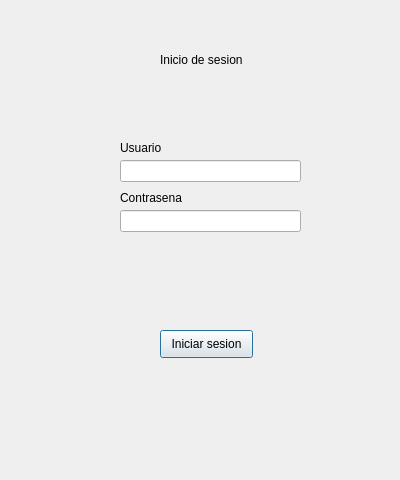
<?xml version="1.0" encoding="UTF-8"?>
<ui version="4.0">
 <class>Dialog</class>
 <widget class="QDialog" name="Dialog">
  <property name="geometry">
   <rect>
    <x>0</x>
    <y>0</y>
    <width>400</width>
    <height>480</height>
   </rect>
  </property>
  <property name="windowTitle">
   <string>Dialog</string>
  </property>
  <widget class="QWidget" name="widget" native="true">
   <property name="geometry">
    <rect>
     <x>0</x>
     <y>0</y>
     <width>401</width>
     <height>481</height>
    </rect>
   </property>
   <widget class="QLabel" name="label">
    <property name="geometry">
     <rect>
      <x>120</x>
      <y>140</y>
      <width>55</width>
      <height>16</height>
     </rect>
    </property>
    <property name="text">
     <string>Usuario</string>
    </property>
   </widget>
   <widget class="QLabel" name="label_2">
    <property name="geometry">
     <rect>
      <x>120</x>
      <y>190</y>
      <width>71</width>
      <height>16</height>
     </rect>
    </property>
    <property name="text">
     <string>Contrasena</string>
    </property>
   </widget>
   <widget class="QLineEdit" name="lne_usuario">
    <property name="geometry">
     <rect>
      <x>120</x>
      <y>160</y>
      <width>181</width>
      <height>22</height>
     </rect>
    </property>
   </widget>
   <widget class="QLineEdit" name="lne_contrasena">
    <property name="geometry">
     <rect>
      <x>120</x>
      <y>210</y>
      <width>181</width>
      <height>22</height>
     </rect>
    </property>
   </widget>
   <widget class="QLabel" name="label_3">
    <property name="geometry">
     <rect>
      <x>160</x>
      <y>50</y>
      <width>91</width>
      <height>20</height>
     </rect>
    </property>
    <property name="text">
     <string>Inicio de sesion</string>
    </property>
   </widget>
   <widget class="QPushButton" name="btn_iniciarSesion">
    <property name="geometry">
     <rect>
      <x>160</x>
      <y>330</y>
      <width>93</width>
      <height>28</height>
     </rect>
    </property>
    <property name="text">
     <string>Iniciar sesion</string>
    </property>
   </widget>
   <widget class="QLabel" name="lbl_alerta">
    <property name="geometry">
     <rect>
      <x>120</x>
      <y>260</y>
      <width>181</width>
      <height>21</height>
     </rect>
    </property>
    <property name="text">
     <string/>
    </property>
   </widget>
  </widget>
 </widget>
 <resources/>
 <connections/>
</ui>
